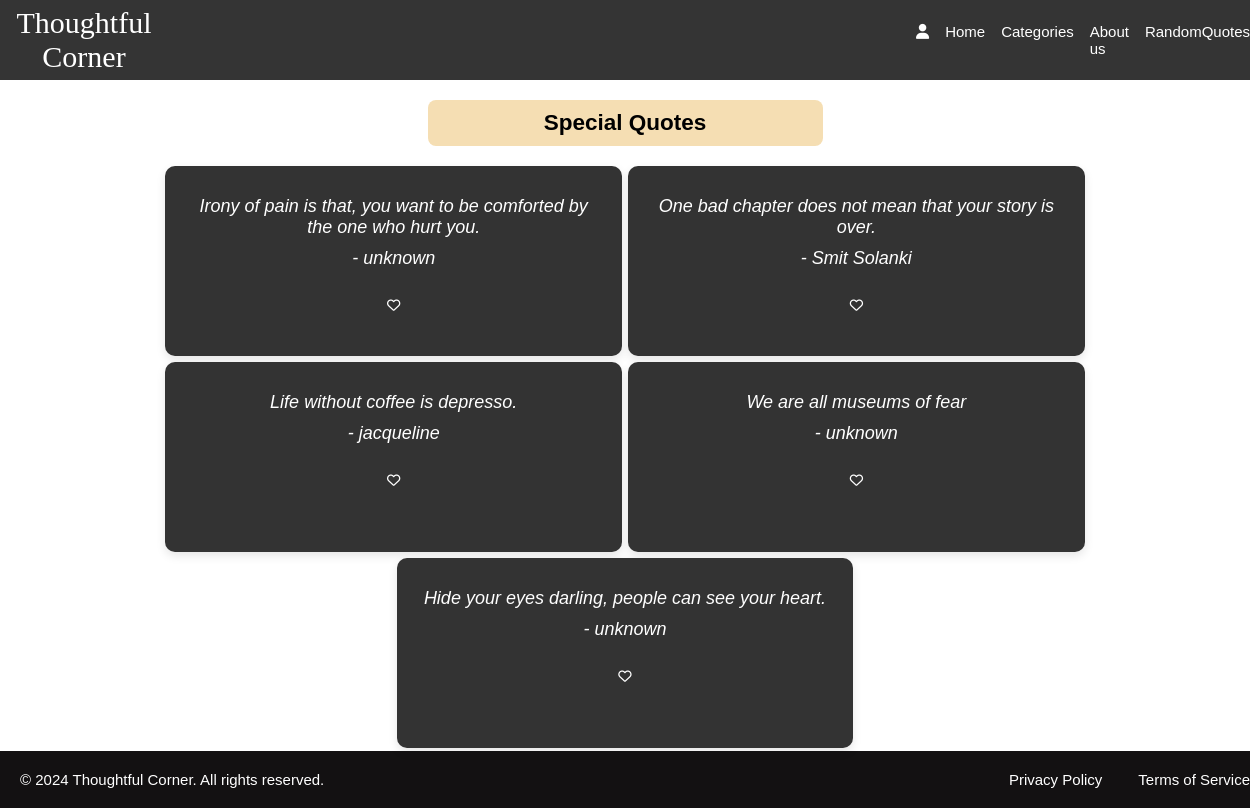
The app's page /user/special.php with its own data.
### tables this page shows
CREATE TABLE `quotes_mst` (
  `quote_id` int(11) NOT NULL,
  `quote` varchar(150) NOT NULL,
  `author` varchar(30) NOT NULL,
  `cate` varchar(20) NOT NULL
);

### user/cardlogic.php (called while the page is built, shortened)
    <?php
    function fetch_quotes($category) {
    include("conn.php");
    $query = "SELECT * FROM quotes_mst WHERE cate = '$category'";
    $result = mysqli_query($conn, $query);
    if ($result) {
        $quotes = mysqli_fetch_all($result, MYSQLI_ASSOC);
        if ($quotes) {
            return $quotes;
        } else {
            return false;
            echo "NOTHING TO RETURN!";
        }
    } else {
        die("Database query failed.");
    }
}
?>

### user/special.php (the view, shortened to what this page needs)
<?php
        include("conn.php");
        include("cardlogic.php");
    ?>
    <!DOCTYPE html>
    <html lang="en">
    <head>
    <link rel="stylesheet" href="css\fontawesome.min.css">
    <link rel="stylesheet" href="css\all.min.css">
    <link rel="stylesheet" href="fonts.css">
    <link rel="stylesheet" href="body.css">
    </head>
    <body>
    <header>
            <nav>
                <div class="logo">
                    Thoughtful Corner
                </div>
                <div class="menu">
                <form action="index.php" method="post">
                    <ul class="menu-links">
                    <li class="dropdown">
        <i class="fa-solid fa-user usericon"></i>
    </li>
                        <li><a href="index.php">Home</a></li>
                        <li class="dropdown">
                            Categories
                        </li>
                        <li><a href="aboutus.php">About us</a></li>
                        <li><a href="randomquote.php">RandomQuotes</a></li>
                    </ul>
                    </form>
                </div>
            </nav>
        </header>
        <main>
            <div class="main">
            <div class="container">
        <div class="heading">
                <h2 class="heading-text">Special Quotes</h2>
            </div>
            <form action="quote.php" method="post">
                <div class="card">
                <?php
                    $category = "Special";
                    $quotes = fetch_quotes($category);
                    if($quotes){
                        foreach ($quotes as $quote) {
                            echo '<div class="quote-card">';
                            echo '<p class="quote" data-quote-id="' . $quote['quote_id'] . '">' . $quote['quote'] . '</p>';
                            echo '<p class="author">- ' . $quote['author'] . '</p>';
                            echo '<br>';
                            echo '<button class="like-icon" data-quote-id="' . $quote['quote_id'] . '"><i class="fa-regular fa-heart like-icon"></i></button>';
                            echo '</div>';
                        }
                    }
                    else{
                        echo "No quotes found";
                    }
                ?>
                </div>
            </form>
    </div>
        </main>
        <footer>
        <div class="footer-content">
            <p>&copy; 2024 Thoughtful Corner. All rights reserved.</p>
            <ul class="footer-links">
                <li><a href="privacy.php">Privacy Policy</a></li>
                <li><a href="terms.php">Terms of Service</a></li>
            </ul>
        </div>
    </footer>
    </body>
    </html>

### user/body.css (style rules this page uses)
* { margin: 0; padding: 0; }
header { position: fixed; top: 0; left: 0; width: 100%; background-color: transparent; }
body { box-sizing: border-box; font-size: 15px; height: 260%; width: 100%; font-family: 'Quicksand', sans-serif; overflow-x: hidden; }
nav { display: flex; margin: 3px; height: 10vh ; align-items: center; gap: 60%; background: none; margin: 0; background-color: #343434; color: white; }
.logo { font-family: 'Ephesis', cursive; margin-left: 2px; text-align: center; font-size: 30px; opacity: 1.0; color: white; }
a { text-decoration: none; color: black; }
ul { display: flex; list-style: none; justify-content: space-between; gap: 1rem; }
.main { min-height: 50vh; height: 100%; width: 100%; background-size: cover; background-position: center; text-align: center; display: flex; align-items: center; color: black; min-height: 93vh; }
a { color: white; }
.quote-card { width: 70%; transition: transform 0.5s ease-in-out; background-color: #333; color: white; padding: 20px; height: 150px; align-items: center; margin-right: 5px; border-radius: 10px; box-shadow: 0px 4px 10px rgba(0, 0, 0, 0.1); text-align: center; margin: 3px; }
@media (min-width: 768px) { .quote-card { flex: 0 0 33.33%; } }
.quote-card p { margin: 10px 0; font-size: 18px; font-style: italic; }
.dropdown { position: relative; color: white; }
footer { background-color: #131112; color: white; text-align: center; padding: 20px; margin: 0; bottom: 0; width: 100%; }
.footer-content { display: flex; justify-content: space-between; align-items: center; }
.footer-links { list-style: none; padding: 0; margin: 0; display: flex; }
.footer-links li { margin-right: 20px; }
.footer-links a { text-decoration: none; color: white; }
.container { margin-top: 8%; width: 100%; }
.heading { width: 100%; display: flex; justify-content: center; margin-bottom: 5%; }
.card { width: 100%; display: flex; flex-wrap: wrap; align-items: center; text-align: center; justify-content: center; }
h2 { background-color: wheat; width: 30%; padding: 10px; border-radius: 8px; text-align: center; position: fixed; }
.like-icon { background: transparent; border: none; color: white; }
.fa-solid { color: red; }
.usericon { color: white; }

### records on screen
quotes_mst: quote "Irony of pain is that, you want to be comforted by the one who hurt you.", author "unknown"
quotes_mst: quote "One bad chapter does not mean that your story is over.", author "Smit Solanki"
quotes_mst: quote "Life without coffee is depresso.", author "jacqueline"
quotes_mst: quote "We are all museums of fear", author "unknown"
quotes_mst: quote "Hide your eyes darling, people can see your heart.", author "unknown"
